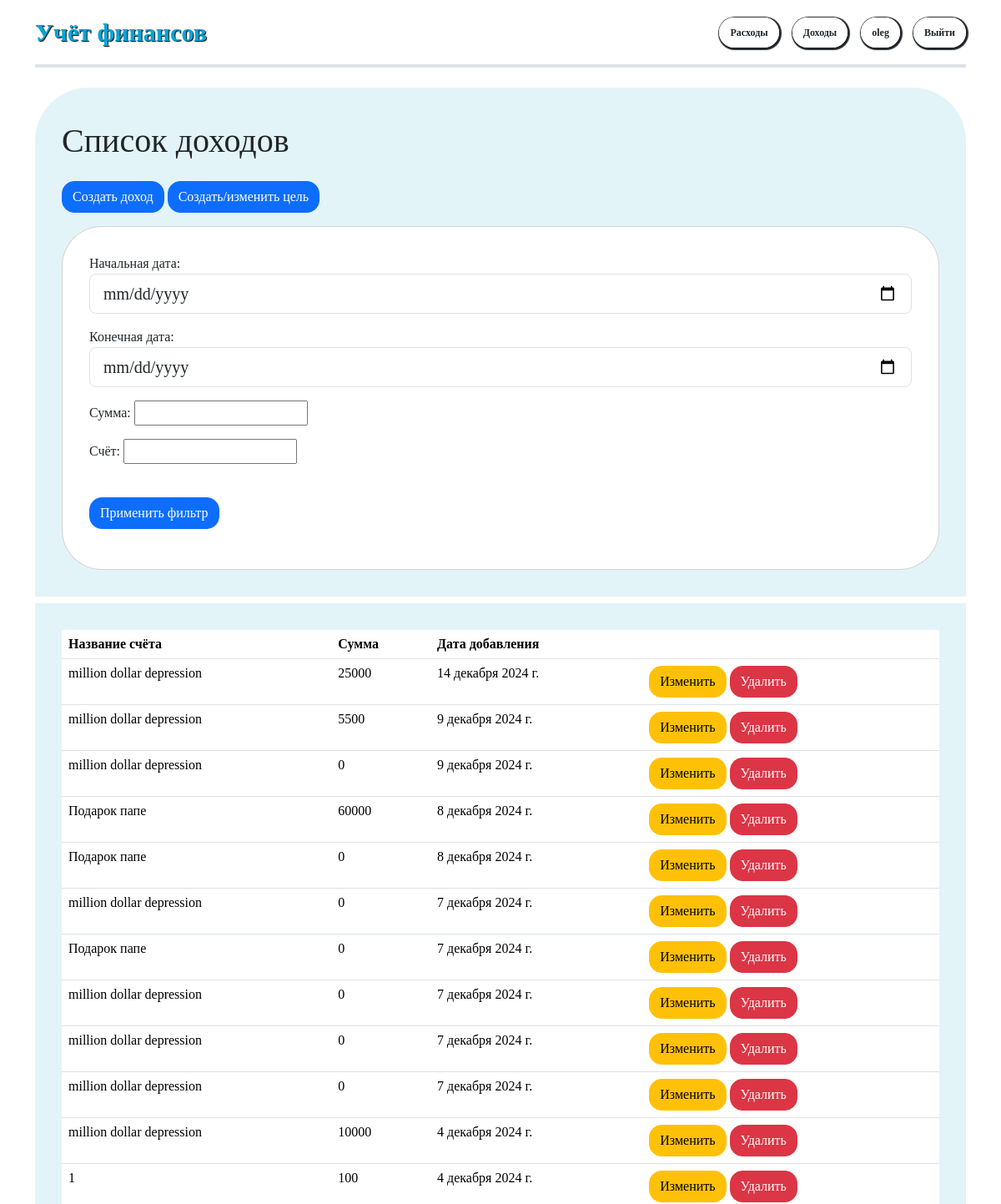
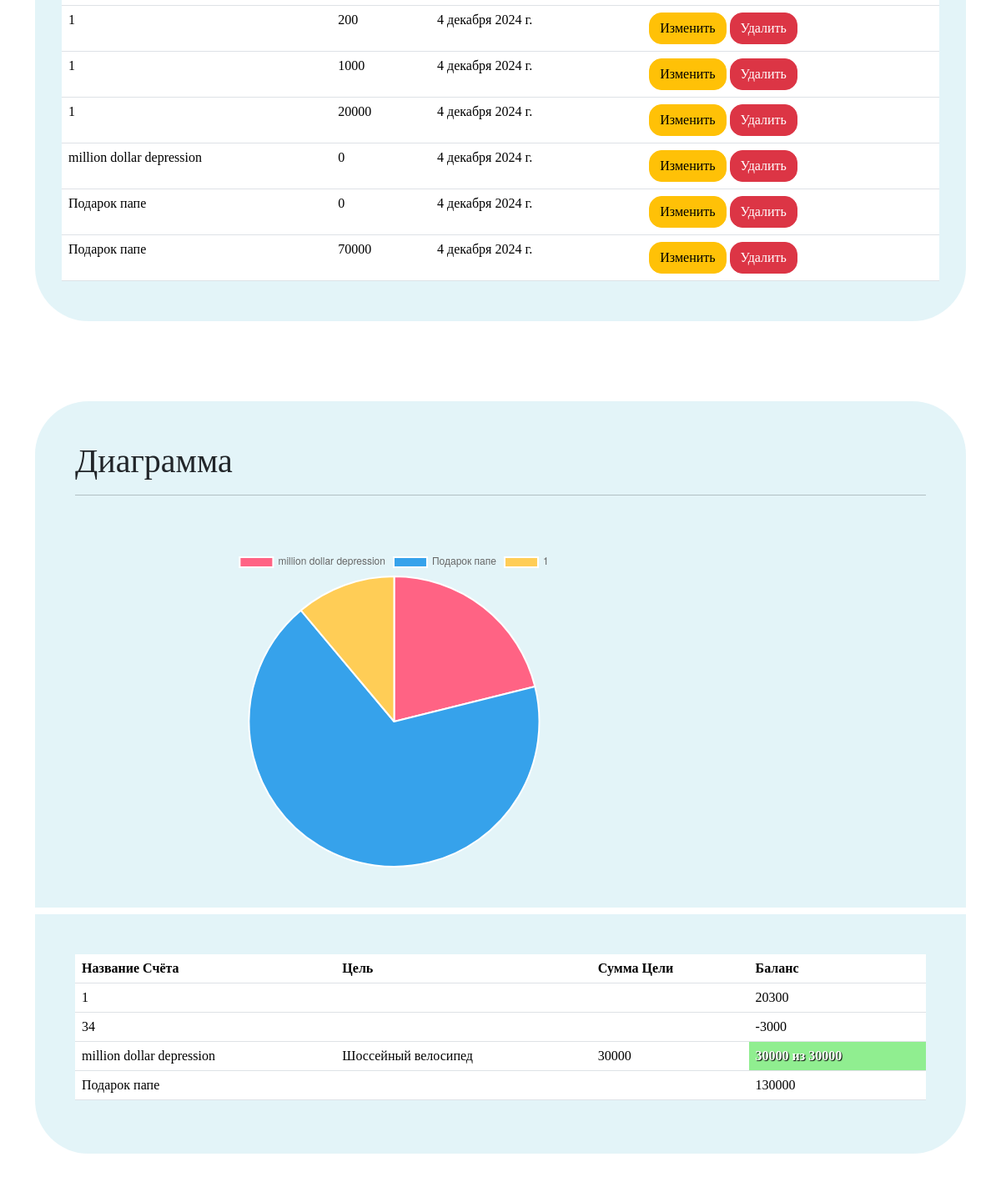
The page /income/ (signed in) on the database its author committed (2 pictures, top to bottom).
### costs/income/models.py (models this page shows)
class Income(models.Model):
    price = models.PositiveIntegerField(default=0)
    author = models.ForeignKey(User, on_delete=models.CASCADE, related_name='income')
    timestamp = models.DateField(auto_now_add=True)
    account = models.CharField(max_length=75, default=1)
    balance = models.IntegerField(default=0)
    goal_title = models.CharField(max_length=75, default=None, null=True)
    goal = models.PositiveIntegerField(default=None, null=True)

### costs/spending/models.py (models this page shows)
class Spending(models.Model):
    price = models.PositiveIntegerField(default=0)
    author = models.ForeignKey(User, on_delete=models.CASCADE, related_name='spendings')
    category = models.CharField(max_length=75, default=None)
    timestamp = models.DateField(auto_now_add=True)
    account = models.CharField(max_length=75, default=1)
    balance = models.PositiveIntegerField(default=0)

### costs/income/views.py (the view)
# urls.py: path('', views.IndexIncomesView.as_view(), name='index')
class IndexIncomesView(LoginRequiredMixin, View):
    login_url = reverse_lazy('users:login')
    def get(self, request, *args, **kwargs):
        filter1 = LeadEntriesFilter(request.GET, queryset=Income.objects.filter(author=request.user))
        d1 = prepare(filter1.qs)
        labels, data = list(d1.keys()), list(d1.values())
        filter2 = AccountsFilter(request.GET, queryset=Income.objects.filter(author=request.user))
        d2 = summarize(filter2.qs)
        filter3 = SpendingFilter(request.GET, queryset=Spending.objects.filter(author=request.user))
        d3 = spending_sum(filter3.qs)
        d = balances(d2, d3)
        filter4 = BalanceFilter(request.GET, queryset=Income.objects.filter(author=request.user))
        d4 = parser(filter4.qs, filter3.qs)
        return render(request, 'income/index.html', {'filter1': filter1, 'labels': labels,
                                                     'data': data, 'd': d, 'd1': d4})

### costs/income/filters.py (called while the page is built)
    @property
    def qs(self):
        parent = super().qs
        return parent.order_by('-timestamp')

    @property
    def qs(self):
        parent = super().qs
        return parent.order_by('account')

    @property
    def qs(self):
        parent = super().qs
        return parent.order_by('account')

### costs/income/func.py (called while the page is built)
def prepare(qs):
    d = dict()
    for obj in qs:
        acc, price = obj.account, obj.price
        if price == '':
            price = 0
        d[acc] = d.get(acc, 0) + price
    return d

def summarize(qs):
    d = dict()
    for obj in qs:
        acc_id, sm, bal = obj.account, obj.price, obj.balance
        if sm == '':
            sm = 0
        bal += sm
        d[acc_id] = d.get(acc_id, 0) + bal
    return d

def balances(d1, d2):
    d = dict()
    for acc_id in set(list(j for j in d1.keys())):
        d[acc_id] = d1.get(acc_id, 0) - d2.get(acc_id, 0)
    for acc_id in set(list(j for j in d2.keys())):
        d[acc_id] = d1.get(acc_id, 0) - d2.get(acc_id, 0)
    return dict(sorted(d.items()))

def parser(qs1, qs2):
    d = dict()
    bal = 0
    prev = -1
    tempgoal = ''
    temptitle = ''
    for obj in qs1:
        acc_id, sm, goal, goal_title = obj.account, obj.price, obj.goal, obj.goal_title
        if acc_id != prev:
            bal = 0
            prev = acc_id
        bal += sm
        if goal is None:
            if sm != 0:
                d[acc_id] = [bal, tempgoal, temptitle]
            else:
                d[acc_id] = [bal, '', '']
        else:
            tempgoal = goal
            temptitle = goal_title
            d[acc_id] = [bal, goal, goal_title]
    bal = 0
    for obj in qs2:
        acc_id, sm = obj.account, obj.price
        if sm == '':
            sm = 0
        bal -= sm
        if acc_id not in d.keys():
            d[acc_id] = [0, '', '']
        d[acc_id][0] += bal
        bal = 0
    return dict(sorted(d.items()))

### costs/spending/filters.py (called while the page is built)
    @property
    def qs(self):
        parent = super().qs
        return parent.order_by('account')

### costs/spending/func.py (called while the page is built)
def summarize(qs):
    d = dict()
    prev = -1
    for obj in qs:
        acc_id, sm, bal = obj.account, obj.price, obj.balance
        if sm == '':
            sm = 0
        bal += sm
        if prev != acc_id:
            d[acc_id] = d.get(acc_id, 0) + bal
    return d

### templates/income/index.html (shortened to what this page needs)
{% extends "base.html" %}
{% load bootstrap5 %}
{% block content %}
<div style="background-color:rgb(164,219,232, 0.3);border:0 solid black; padding:1rem 2rem 2rem 2rem;margin-bottom:.5rem; border-radius: 4rem 4rem 0 0;">
<h1 class="h1 my-4" >
    Список доходов
</h1>
<a class="btn btn-primary mb-3" href="{% url "income:create" %}">Создать доход</a>
<a class="btn btn-primary mb-3" href="{% url "income:create_acc" %}">Создать/изменить цель</a>
<div style="border-radius:3rem; padding:1rem;" class="card">
  <div class="card-body">
<form method="get">
  {{ filter1.form.as_p }}
    <br>
  <input type="submit" value='Применить фильтр' class="btn btn-primary"/>
</form>
</div>
</div>
</div>
<div style="background-color:rgb(164,219,232, 0.3);border:0 solid black; padding:2rem; border-radius: 0 0 4rem 4rem;">
<table class="table">
    <thead>
      <tr>
        <th scope="col">Название счёта</th>
        <th scope="col">Сумма</th>
        <th scope="col">Дата добавления</th>
        <th scope="col"></th>
      </tr>
    </thead>
    <tbody>
    {% for sp in filter1.qs %}
      <tr>
        <td>{{ sp.account }}</td>
        <td>{{ sp.price }}</td>
        <td>{{ sp.timestamp }}</td>
        <td>
            <a class="btn btn-warning" href="{% url 'income:update' pk=sp.id %}">Изменить</a>
            <a class="btn btn-danger" href="{% url 'income:delete' pk=sp.id %}">Удалить</a>
        </td>
      </tr>
    {% endfor %}
    </tbody>
  </table>
</div>
<br>
<br>
<br>
<br>
{% if data %}
<div style="background-color:rgb(164,219,232, 0.3);border:0 solid black;padding:3rem;margin-bottom:.5rem; border-radius: 4rem 4rem 0 0;">
<h1>Диаграмма</h1>
<hr>
<br>
<br>
<div id="container" style="width: 75%;">
    <canvas id="pie-chart"></canvas>
  </div>
</div>
<div style="background-color:rgb(164,219,232, 0.3);border:0 solid black;padding:3rem; border-radius: 0 0 4rem 4rem;">
<table class="table">
    <thead>
      <tr>
        <th scope="col">Название Счёта</th>
        <th scope="col">Цель</th>
        <th scope="col">Сумма Цели</th>
        <th scope="col">Баланс</th>
      </tr>
    </thead>
    <tbody>
    {% for acc_id, contents in d1.items %}
      <tr style>
        <td>{{ acc_id }}</td>
        <td>{{ contents.2 }}</td>
        <td>{{ contents.1 }}</td>
        {% if contents.1 %}
          {% if contents.0 >= contents.1 %}
            <td style="background-color:lightgreen; color:white; text-shadow: 1px 1px 1px black"><b>{{ contents.0 }} из {{ contents.1}}</b></td>
          {% else %}
          <td>{{ contents.0 }} из {{ contents.1}}</td>
          {% endif %}
        {% else %}
          <td>{{ contents.0 }}</td>
          {% endif %}
      </tr>
    {% endfor %}
    </tbody>
  </table>
{% else %}
<h1>
    Информация о данном отрезке отстутствует
</h1>
{% endif %}
</div>
  <script>
    var config = {
      type: 'pie',
      data: {
        datasets: [{
          data: {{ data|safe }},
          backgroundColor: [
          'rgb(255, 99, 132)',
          'rgb(54, 162, 235)',
          'rgb(255, 205, 86)',
          'rgb(158, 0, 0)',
          'rgb(189, 255, 0)',
          'rgb(6, 4, 255)',
          'rgb(6, 160, 95)'
          ],
          label: 'Costs'
        }],
        labels: {{ labels|safe }}
      },
      options: {
        responsive: true
      }
    };
    window.onload = function() {
      var ctx = document.getElementById('pie-chart').getContext('2d');
      window.myPie = new Chart(ctx, config);
    };
</script>
{% endblock content %}

### templates/base.html (shortened to what this page needs)
<html lang="ru" xmlns:spending="http://www.w3.org/1999/xhtml">
    <head>
        {% load bootstrap5 %}
        {% bootstrap_css %}
<link href="/docs/5.0/dist/css/bootstrap.min.css" rel="stylesheet">
    {% load static %}
    <link href="{% static 'css/style.css' %}" rel="stylesheet">
  </head>
  <body>
<div class="container py-3">
  <header>
    <div  class="d-flex flex-column flex-md-row align-items-center mb-4 pb-3 border-bottom border-4">
      <a href="/" class="d-flex align-items-center text-dark text-decoration-none" previewlistener="true">
        <span class="Name">Учёт финансов</i></span>
      </a>
      <nav class="d-inline-flex mt-2 mt-md-0 ms-md-auto">
        {% if request.user.is_authenticated %}
        <a class="me-3 py-2 text-dark text-decoration-none" href="{% url "spending:index" %}">Расходы</a>
        <a class="me-3 py-2 text-dark text-decoration-none" href="{% url "income:index" %}">Доходы</a>
        <a class="me-3 py-2 text-dark text-decoration-none" href="{% url "users:show" pk=request.user.id %}">{{ request.user.username }}</a>
        <a class="py-2 text-dark text-decoration-none" href="{% url "users:logout" %}">Выйти</a>
        {% else %}
        <a class="me-3 py-2 text-dark text-decoration-none" href="{% url "users:create" %}">Регистрация</a>
        <a class="py-2 text-dark text-decoration-none" href="{% url "users:login" %}">Вход</a>
        {% endif %}
      </nav>
    </div>
  </header>
  <main>
    {% block content %}{% endblock content %}
  </main>
</div>
</body></html>

### templates/base.html (style rules this page uses)
body { margin: 0; padding: 0; font-family: 'century gothic'; }
.btn { border-radius:15px; }
.Name { font-size:2.5vw; color:04a6d9; font-weight:bold; text-shadow: 1px 1px 1px black; }
nav a { font-size:1vw; font-weight:bold; transition:.15s; box-shadow: 1px 1px 1px 2px; border: 1px solid white; padding: 0.3vw 1vw .3vw 1vw; border-radius:3rem; }

### rows shown on the page
Income: account "million dollar depression", price "25000", timestamp "14 декабря 2024 г."
Income: account "million dollar depression", price "5500", timestamp "9 декабря 2024 г."
Income: account "million dollar depression", price "0", timestamp "9 декабря 2024 г.", goal_title "Шоссейный велосипед"
Income: account "Подарок папе", price "60000", timestamp "8 декабря 2024 г."
Income: account "Подарок папе", price "0", timestamp "8 декабря 2024 г."
Income: account "million dollar depression", price "0", timestamp "7 декабря 2024 г."
Income: account "Подарок папе", price "0", timestamp "7 декабря 2024 г."
Income: account "million dollar depression", price "0", timestamp "7 декабря 2024 г."
Income: account "million dollar depression", price "0", timestamp "7 декабря 2024 г."
Income: account "million dollar depression", price "0", timestamp "7 декабря 2024 г."
Income: account "million dollar depression", price "10000", timestamp "4 декабря 2024 г.", d1 "million dollar depression"
Income: account "1", price "100", timestamp "4 декабря 2024 г."
Income: account "1", price "200", timestamp "4 декабря 2024 г."
Income: account "1", price "1000", timestamp "4 декабря 2024 г."
Income: account "1", price "20000", timestamp "4 декабря 2024 г."
Income: account "million dollar depression", price "0", timestamp "4 декабря 2024 г."
Income: account "Подарок папе", price "0", timestamp "4 декабря 2024 г.", d1 "Подарок папе"
Income: account "Подарок папе", price "70000", timestamp "4 декабря 2024 г."
Spending: d1 "34"

### other values the page prints
{{ request.user.username }} "oleg"
{{ acc_id }} "1"
{{ contents.0 }} "20300" "-3000" "130000"
{{ contents.1 }} "30000"
{{ contents.0 }} "30000"
chart data {{ data|safe }} [40500, 130000, 21300]
chart data {{ labels|safe }} ['million dollar depression', 'Подарок папе', '1']
